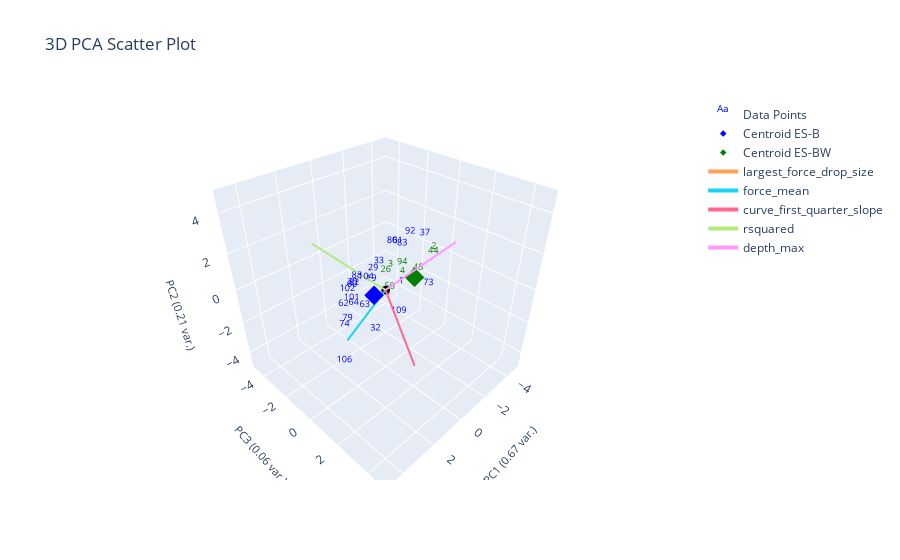

The code cell stored with this chart in its notebook:
### Markdown cell above
# Split Based on Popcorn

### Code cell
from sklearn.neighbors import NearestCentroid

ylabel_name = "popcorn"
data_with_popcorn_label = data_features[data_features['popcorn'].notna()]

popcorn_x = plotting.extract_numerical_features(data_with_popcorn_label).values
popcorn_ylabels = data_with_popcorn_label['popcorn'].astype(int)

nc = NearestCentroid()
nc.fit(popcorn_x, popcorn_ylabels)

nc_predictions = pd.Series(nc.predict(clustering_features.values))
proba = np.round(nc.predict_proba(clustering_features), 2)

# proba = pd.DataFrame(data=proba, columns=nc.classes, index=data_without_op)
centroids = pd.DataFrame(data=nc.centroids_, columns=clustering_features.columns)
centroids[f'{ylabel_name}_nums'] = nc.classes_

changed_ylabel_idxs = loss(nc_predictions, popcorn_ylabels)
corrected_predctions = correct_pseudo_ylabels_to_actual(nc_predictions, popcorn_ylabels, changed_ylabel_idxs)

# plotting.plot_specific_curves([4], curve_data, data_features, color='green')
# print(data_with_popcorn_label[data_with_popcorn_label['popcorn']][['filenames', 'popcorn']])
# plotting labeled data only
plotting.plot_cluster_subplots(
                            popcorn_ylabels, 
                            curve_data, 
                            cluster_category_names=["No Popcorn", "Yes Popcorn"], 
                            bold_idxs=popcorn_ylabels.index,
                            prediction_proba=proba)
plotting.plot_pca(data_with_popcorn_label, popcorn_ylabels, 3, "", ylabel_name, centroids=centroids)

# # plotting labeled with predictions
# plotting.plot_cluster_subplots(
#                             corrected_predctions,
#                             curve_data,
#                             cluster_category_names=["No Popcorn", "Yes Popcorn"],
#                             bold_idxs=popcorn_ylabels.index,
#                             prediction_proba=proba)
# plotting.plot_pca(clustering_features, corrected_predctions, 3, "", ylabel_name=ylabel_name, centroids=centroids)

### Figure 1 — Plotly figure (JSON) as saved in the notebook; plotly's stock layout.template omitted (floating-point values rounded to 4 significant figures)
{"data": [{"mode": "text", "name": "Data Points", "text": ["1", "2", "3", "4", "19", "26", "29", "30", "32", "33", "37", "44", "48", "50", "60", "61", "62", "63", "64", "73", "74", "79", "80", "82", "83", "88", "91", "92", "94", "101", "102", "104", "106", "109"], "textfont": {"color": ["blue", "green", "green", "green", "blue", "green", "blue", "blue", "blue", "blue", "blue", "green", "green", "green", "blue", "blue", "blue", "blue", "blue", "blue", "blue", "blue", "blue", "blue", "blue", "blue", "green", "blue", "green", "blue", "blue", "blue", "blue", "blue"], "size": 9}, "type": "scatter3d", "x": [-1.159, -2.577, -0.5791, -1.982, 0.5285, -1.124, 0.09522, 1.78, 1.128, -0.065, -1.778, -2.863, -3.035, -1.038, 1.89, -0.5443, 2.659, 1.688, 2.236, -2.833, 3.156, 2.888, -0.3792, 1.749, -1.003, 1.243, -5.037, -0.9815, -1.937, 1.666, 2.067, 1.015, 4.063, -0.9342], "y": [-0.0859, 0.7363, -0.254, -0.7378, -0.4147, -1.118, -0.7552, -0.3477, 0.4329, -0.5202, 0.7875, 0.5031, -0.579, -0.7383, -0.2346, 0.1857, 0.02572, 0.3486, 0.2348, 0.3443, 0.6346, 0.5299, 0.03465, -0.2619, 0.09231, -0.6404, 1.5, 0.582, -0.7257, -0.6219, -0.3563, -0.2432, 1.62, 0.0424], "z": [-0.7685, 1.002, 0.4376, -0.8739, 0.05836, -0.5621, 0.2952, 0.5261, -2.152, 0.7361, 2.086, 0.524, -1.087, -1.386, 0.5056, 1.931, -0.01855, -0.4385, -0.06533, -1.517, -0.5219, -0.403, 1.944, 0.5259, 1.576, 0.4786, -1.335, 2.412, -0.2874, -0.5741, 0.2952, 0.4875, -1.353, -2.479]}, {"marker": {"color": "blue", "size": 5, "symbol": "diamond"}, "mode": "markers", "name": "Centroid ES-B", "type": "scatter3d", "x": [0.8069], "y": [0.05654], "z": [0.1427]}, {"marker": {"color": "green", "size": 5, "symbol": "diamond"}, "mode": "markers", "name": "Centroid ES-BW", "type": "scatter3d", "x": [-2.241], "y": [-0.157], "z": [-0.3963]}, {"marker": {"color": "black", "size": 3}, "mode": "markers", "name": "Origin", "showlegend": false, "type": "scatter3d", "x": [0], "y": [0], "z": [0]}, {"line": {"width": 4}, "mode": "lines+text", "name": "largest_force_drop_size", "textposition": "top center", "type": "scatter3d", "x": [0, -2.405], "y": [0, -2.059], "z": [0, -2.549]}, {"line": {"width": 4}, "mode": "lines+text", "name": "force_mean", "textposition": "top center", "type": "scatter3d", "x": [0, 2.476], "y": [0, -0.02915], "z": [0, -1.646]}, {"line": {"width": 4}, "mode": "lines+text", "name": "curve_first_quarter_slope", "textposition": "top center", "type": "scatter3d", "x": [0, 1.561], "y": [0, 3.343], "z": [0, -1.569]}, {"line": {"width": 4}, "mode": "lines+text", "name": "rsquared", "textposition": "top center", "type": "scatter3d", "x": [0, 2.379], "y": [0, -2.196], "z": [0, 2.585]}, {"line": {"width": 4}, "mode": "lines+text", "name": "depth_max", "textposition": "top center", "type": "scatter3d", "x": [0, -2.233], "y": [0, 2.182], "z": [0, 2.578]}], "layout": {"autosize": true, "scene": {"aspectmode": "cube", "xaxis": {"range": [-5.037, 5.037], "title": {"font": {"size": 11}, "text": "PC1 (0.67 var.)"}}, "yaxis": {"range": [-5.037, 5.037], "title": {"font": {"size": 11}, "text": "PC3 (0.06 var.)"}}, "zaxis": {"range": [-5.037, 5.037], "title": {"font": {"size": 11}, "text": "PC2 (0.21 var.)"}}}, "title": {"text": "3D PCA Scatter Plot"}}}
